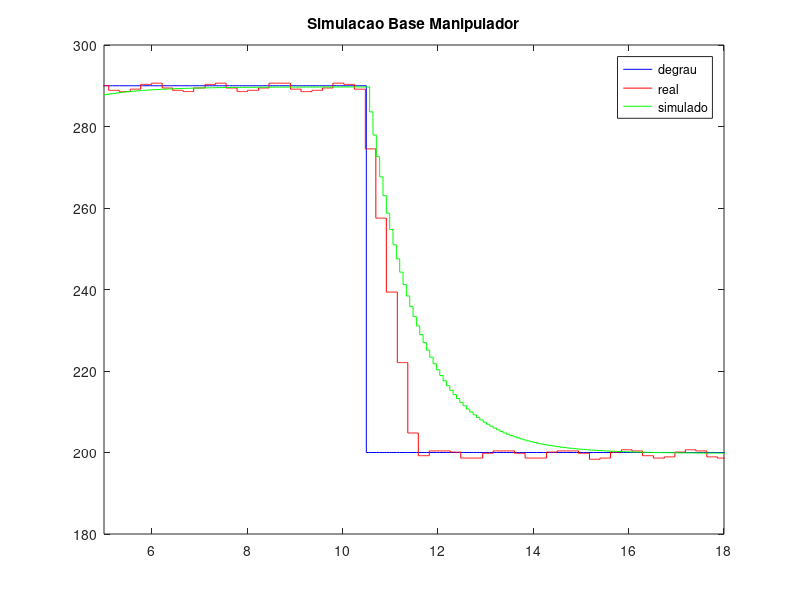
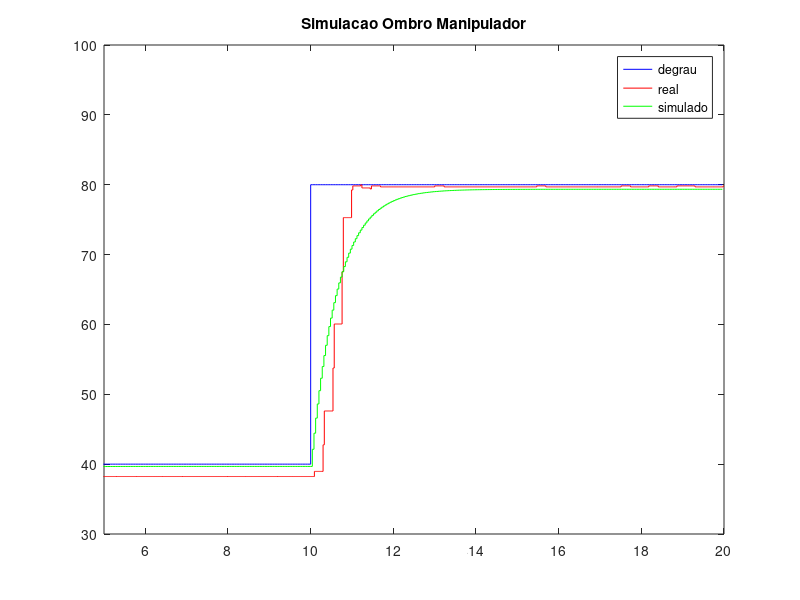
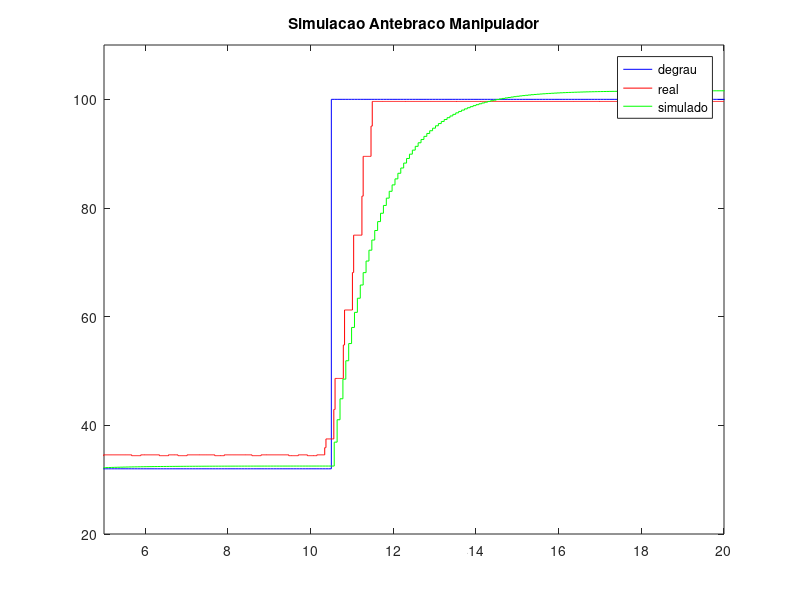
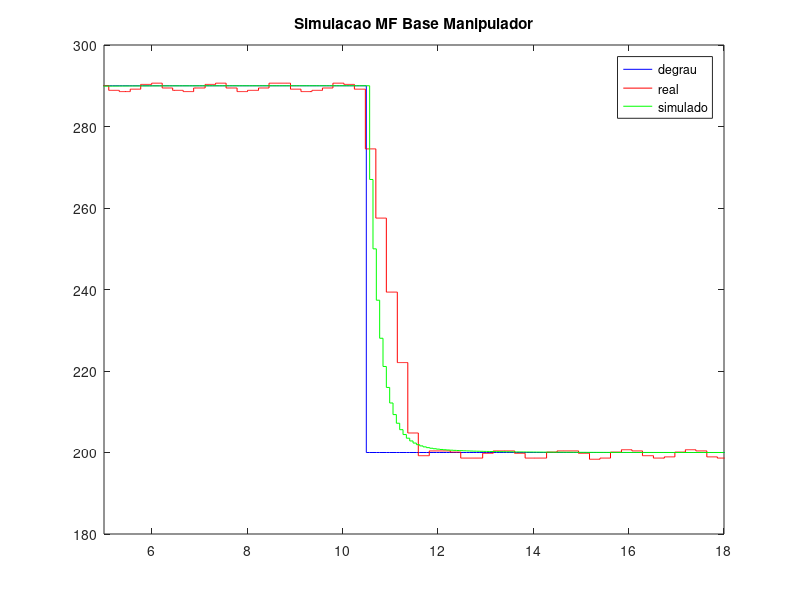

Write MATLAB code to recreate these figures, in order.
clc;
close all;

load('base/input_base_01s.mat')
load('base/output_base_01s.mat')
load('shoulder/output_shoulder_01s.mat')
load('shoulder/input_shoulder_01s.mat')
load('forearm/output_forearm_01s.mat')
load('forearm/input_forearm_01s.mat')

tf_base = tf([1.005],[1 1.006])
% T = 0.07
tf_base = c2d(tf_base,0.07,'zoh')
time_base = 0:0.07:20.93;
ref_base = zeros(1,300);

for idx = 1:300
    if idx <= 150
        ref_base(1,idx) = 290;
    else
        ref_base(1,idx) = 200;
    end
end

result_step_base = lsim(tf_base,ref_base,time_base);

figure(1)
stairs(time_base(1,:),ref_base(1,:),'b');
hold on
stairs(output_base_01s(:,1),output_base_01s(:,2),'r');
hold on
stairs(time_base(1,:),result_step_base,'g');
axis([5 18 180 300])
legend('degrau','real','simulado')
title('Simulacao Base Manipulador')

tf_shoulder = tf([1.583],[1 1.596])
% T = 0.04
tf_shoulder = c2d(tf_shoulder,0.04,'zoh')
time_shoulder = 0:0.04:19.96;
ref_shoulder = zeros(1,500);

for idx = 1:500
    if idx <= 250
        ref_shoulder(1,idx) = 40;
    else
        ref_shoulder(1,idx) = 80;
    end
end

result_step_shoulder = lsim(tf_shoulder,ref_shoulder,time_shoulder);

figure(2)
stairs(time_shoulder(1,:),ref_shoulder(1,:),'b');
hold on
stairs(output_shoulder_01s(:,1),output_shoulder_01s(:,2),'r');
hold on
stairs(time_shoulder(1,:),result_step_shoulder,'g');
axis([5 20 30 100])
legend('degrau','real','simulado')
title('Simulacao Ombro Manipulador')


tf_forearm = tf([0.9556],[1 0.9407])
% T = 0.07
tf_forearm = c2d(tf_forearm,0.07,'zoh')
time_forearm = 0:0.07:20.93;
ref_forearm = zeros(1,300);

for idx = 1:300
    if idx <= 150
        ref_forearm(1,idx) = 32;
    else
        ref_forearm(1,idx) = 100;
    end
end

result_step_forearm = lsim(tf_forearm,ref_forearm,time_forearm);

figure(3)
stairs(time_forearm(1,:),ref_forearm(1,:),'b');
hold on
stairs(output_forearm_01s(:,1),output_forearm_01s(:,2),'r');
hold on
stairs(time_forearm(1,:),result_step_forearm,'g');
axis([5 20 20 110])
legend('degrau','real','simulado')
title('Simulacao Antebraco Manipulador')

% ------------------------ Malha Fechada ------------------------- %

c_base = tf([3.762 3.42],[1 0])
c_base = c2d(c_base,0.07,'zoh')
% c_base_discrete = (3.762*z - 3.728)/(z-1) %
mf_base = feedback(c_base*tf_base,1)

result_mf_step_base = lsim(mf_base,ref_base,time_base);

figure(4)
stairs(time_base(1,:),ref_base(1,:),'b');
hold on
stairs(output_base_01s(:,1),output_base_01s(:,2),'r');
hold on
stairs(time_base(1,:),result_mf_step_base,'g');
axis([5 18 180 300])
legend('degrau','real','simulado')
title('Simulacao MF Base Manipulador')

c_shoulder = tf([2.2436 3.16],[1 0])
c_shoulder = c2d(c_shoulder,0.04,'zoh')
% c_shoulder_discrete = (2.244*z - 2.212)/(z-1) %
mf_shoulder = feedback(c_shoulder*tf_shoulder,1)

result_mf_step_shoulder = lsim(mf_shoulder,ref_shoulder,time_shoulder);

figure(5)
stairs(time_shoulder(1,:),ref_shoulder(1,:),'b');
hold on
stairs(output_shoulder_01s(:,1),output_shoulder_01s(:,2),'r');
hold on
stairs(time_shoulder(1,:),result_mf_step_shoulder,'g');
axis([5 20 30 100])
legend('degrau','real','simulado')
title('Simulacao MF Ombro Manipulador')

c_forearm = tf([3.74 3.4],[1 0])
c_forearm = c2d(c_forearm,0.07,'zoh')
% c_forearm_discrete = (3.74*z - 3.706)/(z-1) %
mf_forearm = feedback(c_forearm*tf_forearm,1)

result_mf_step_forearm = lsim(mf_forearm,ref_forearm,time_forearm);

figure(6)
stairs(time_forearm(1,:),ref_forearm(1,:),'b');
hold on
stairs(output_forearm_01s(:,1),output_forearm_01s(:,2),'r');
hold on
stairs(time_forearm(1,:),result_mf_step_forearm,'g');
axis([5 20 20 110])
legend('degrau','real','simulado')
title('Simulacao Cotovelo Manipulador')
